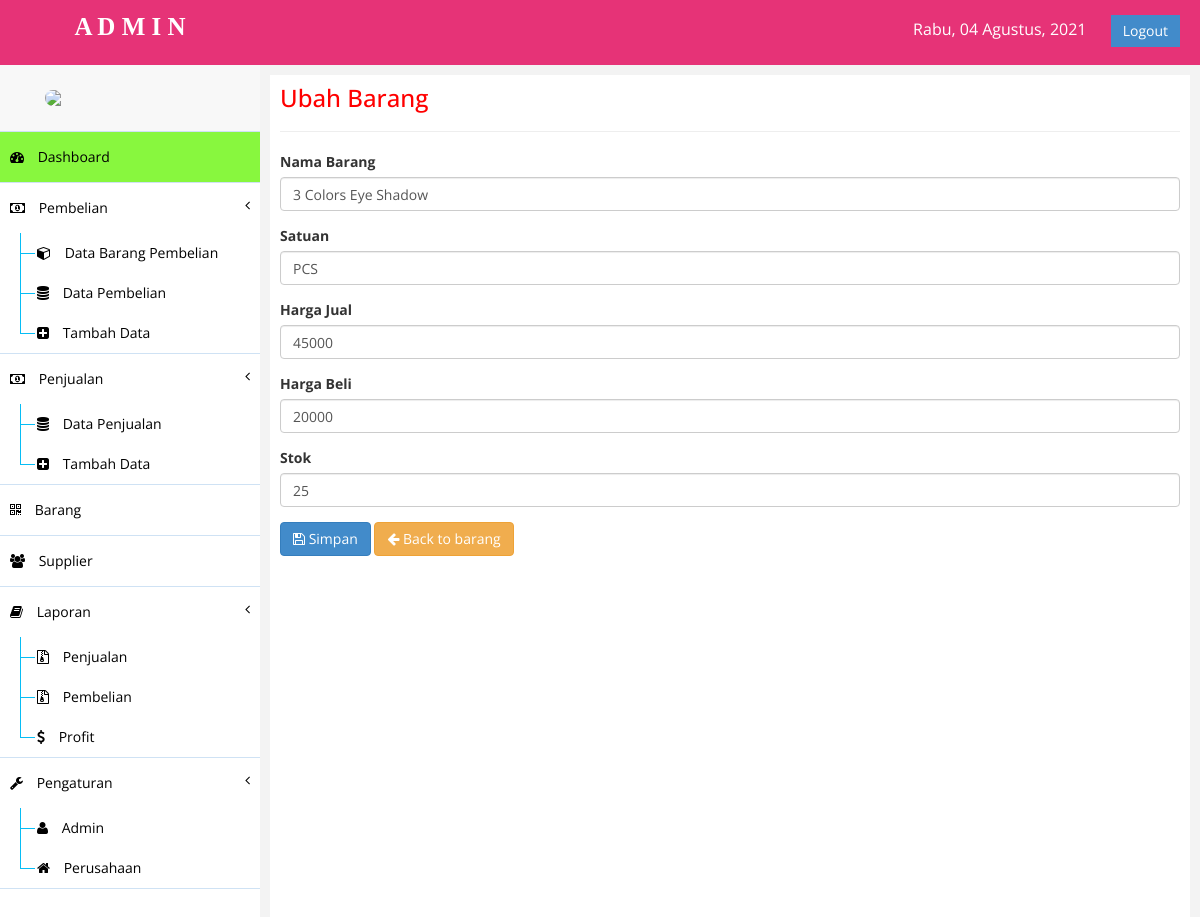
Screenshot of /index.php?page=ubahbarang&id=BB000003 (signed in) with the database file from the repository.
### tables this page shows
CREATE TABLE `barang` (
  `kd_barang` varchar(8) NOT NULL,
  `nama_barang` varchar(60) NOT NULL,
  `satuan` varchar(20) NOT NULL,
  `harga_jual` int(15) NOT NULL,
  `harga_beli` int(15) NOT NULL,
  `stok` int(4) NOT NULL,
  `status` enum('1','0') NOT NULL DEFAULT '0'
);

### class/class.php (called while the page is built, shortened)
<?php
	class Barang{
		public function ambil_barang($id){
			$qry = mysql_query("SELECT * FROM barang WHERE kd_barang = '$id'");
			$pecah = mysql_fetch_assoc($qry);
			return $pecah;
		}
	}
	$barang = new Barang();
?>

### ubahbarang.php (the view, shortened to what this page needs)
<div class="row">
	<div class="col-md-12">
		<div class="box">
			<div class="box-header">
				<h3 class="box-title" style="padding-top:0; margin-top:0; color:#f00;">Ubah Barang</h3>
			</div>
			<hr/>
			<div class="box-body">
				<?php
					$brg = $barang->ambil_barang($_GET['id']);
				?>
				<form method="POST" id="forminput" enctype="multipart/form-data">
					<div class="form-group">
						<label>Nama Barang</label>
						<input type="text" class="form-control" name="nama" id="nama"  value="<?php echo $brg['nama_barang']; ?>" placeholder="Masukan Nama Barang">
					</div>
					<div class="form-group">
						<label>Satuan</label>
						<input type="text" style="text-transform:uppercase" class="form-control" name="satuan" id="satuan"  value="<?php echo $brg['satuan']; ?>" placeholder="Masukan Satuan">
					</div>
					<div class="form-group">
						<label>Harga Jual</label>
						<input type="number" class="form-control" name="hargaj" id="hargaj" value="<?php echo $brg['harga_jual']; ?>" min="0">
					</div>
					<div class="form-group">
						<label>Harga Beli</label>
						<input type="number" class="form-control" name="hargab" id="hargab" value="<?php echo $brg['harga_beli']; ?>" min="0">
					</div>
					<div class="form-group">
						<label>Stok</label>
						<input type="number" class="form-control" name="stok" id="stok" value="<?php echo $brg['stok']; ?>" min="0" max="10000">
					</div>
					<button id="formbtn" class="btn btn-primary" name="save"><i class="fa fa-save"></i> Simpan</button>
					<a href="index.php?page=barang" class="btn btn-warning"><i class="fa fa-arrow-left"></i> Back to barang</a>
				</form>
			</div>
		</div>
	</div>
</div>

### assets/css/ahay.css (style rules this page uses)
body { font-family: "Open Sans", sans-serif; }

### rows the page displays
barang: nama "3 Colors Eye Shadow", satuan "PCS", hargaj "45000", hargab "20000", stok "25"
